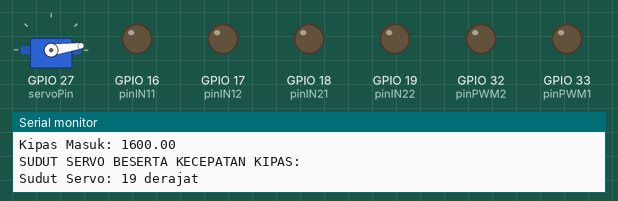
This sketch was run on a simulated ESP32. On the bench: servo, output pins drawn as LEDs (lit = HIGH), the last lines printed to the serial monitor. Random numbers use the default seed unless the sketch sets one.

Above: at 0.44 s.
At 6.5 s:
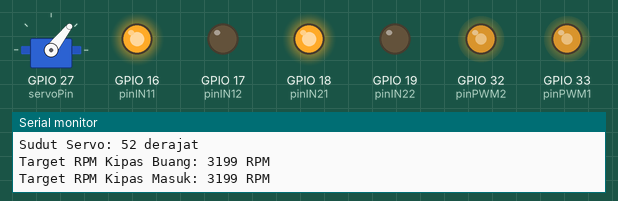
At 12.1 s:
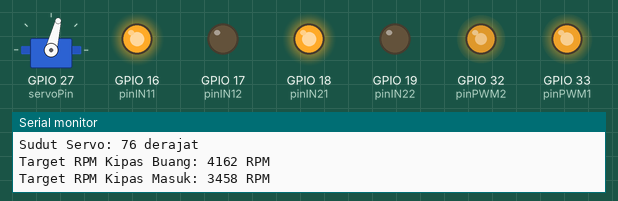
At 17.84 s:
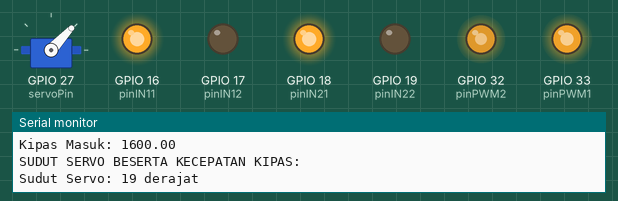
At 24.02 s:
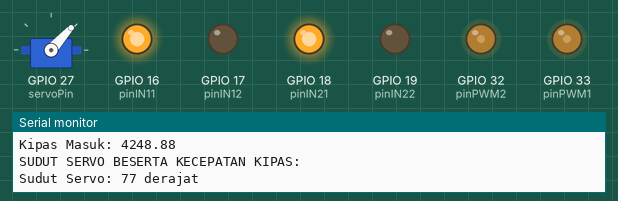
At 36.0 s:
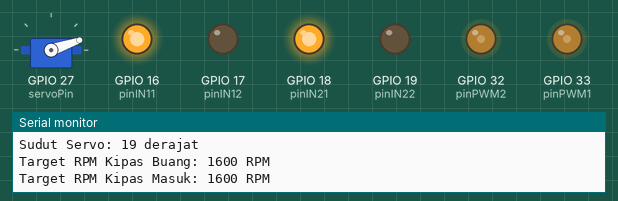
Timing chart, 0 to 37.5 s (numbered marks = the images above):
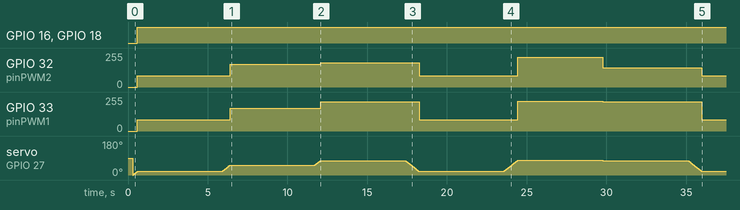

The sketch:

simulasi.ino
```cpp
#include <Fuzzy.h>

// Instantiating a Fuzzy object
Fuzzy *fuzzy = new Fuzzy();

float FuzzyResult_vent;
float FuzzyResult_fan_out;
float FuzzyResult_fan_in;

float temperature;
float humidity;
float co2;

#include "fan_control.h"
#include "servo_control.h"

void setup()
{
  // Set the Serial output
  Serial.begin(9600);

  CalculateFuzzy();
  setup_servo();
  setup_fan_dc();

}

void loop()
{
  temperature = random(0.0, 40.0);
  humidity = random(0.0, 100.0);
  co2 = random(0.0, 2000.0);

  Serial.println();
  Serial.println("==========================================");
  Serial.println("MONITORING KUALITAS UDARA DI DALAM RUANGAN");
  Serial.println("==========================================");

  Serial.println("PEMBACAAN SENSOR:");
  Serial.print("Suhu: ");
  Serial.println(temperature);
  Serial.print("Kelembaban: ");
  Serial.println(humidity);
  Serial.print("Kadar CO2: ");
  Serial.println(co2);
  Serial.println();

  // Perhitungan Fuzzy Berdasarkan Input
  // Set the random value as an input
  fuzzy->setInput(1, temperature);
  fuzzy->setInput(2, humidity);
  fuzzy->setInput(3, co2);
  // Running the Fuzzification
  fuzzy->fuzzify();
  // Running the Defuzzification
  FuzzyResult_vent = fuzzy->defuzzify(1);
  FuzzyResult_fan_out = fuzzy->defuzzify(2);
  FuzzyResult_fan_in = fuzzy->defuzzify(3);
  // Printing something

  Serial.println("HASIL FUZZY: ");
  Serial.print("Ventilasi: ");
  Serial.println(FuzzyResult_vent);
  Serial.print("Kipas Buang: ");
  Serial.println(FuzzyResult_fan_out);
  Serial.print("Kipas Masuk: ");
  Serial.println(FuzzyResult_fan_in);


  Serial.println(); Serial.println("SUDUT SERVO BESERTA KECEPATAN KIPAS: ");
  control_servo(FuzzyResult_vent);
  control_fan_speed(FuzzyResult_fan_out, FuzzyResult_fan_in);


  // wait 5 seconds
  delay(5000);
}
```

fan_control.h
```cpp
//Kipas 1
int pinPWM1 = 33; //pin PWM untuk kipas 1
int pinIN11 = 16; //pin IN1 untuk kipas 1
int pinIN12 = 17; //pin IN2 untuk kipas 1

//Kipas 2
int pinPWM2 = 32; //pin PWM untuk kipas 2
int pinIN21 = 18; //pin IN1 untuk kipas 2
int pinIN22 = 19; //pin IN2 untuk kipas 2

void setup_fan_dc() {
  pinMode(pinPWM1, OUTPUT);
  pinMode(pinIN11, OUTPUT);
  pinMode(pinIN12, OUTPUT);
  pinMode(pinPWM2, OUTPUT);
  pinMode(pinIN21, OUTPUT);
  pinMode(pinIN22, OUTPUT);
}


void control_fan_speed(int rpm_buang, int rpm_masuk) {
  // =================
  // Kecepatan Kipas 1
  // =================
  int max_speed_kipas_buang = 4800; //kecepatan maksimal kipas 1 (dalam RPM)
  int target_rpm_kipas_buang = rpm_buang; //nilai variabel untuk mengatur kecepatan kipas 1

  //Bulatkan nilai variabel ke atas jika tidak bulat
  // if (target_rpm_kipas_buang % 1 != 0) {
  //   target_rpm_kipas_buang = ceil(target_rpm_kipas_buang);
  // }

  //Konversi nilai variabel menjadi nilai PWM
  int pwmValue1 = map(target_rpm_kipas_buang, 0, max_speed_kipas_buang, 0, 255);

  //Menggerakkan kipas 1
  analogWrite(pinPWM1, pwmValue1);
  digitalWrite(pinIN11, HIGH);
  digitalWrite(pinIN12, LOW);


  Serial.print("Target RPM Kipas Buang: "); Serial.print(target_rpm_kipas_buang); Serial.println(" RPM");


  // =================
  // Kecepatan Kipas 2
  // =================
  int max_speed_kipas_masuk = 4800; //kecepatan maksimal kipas 2 (dalam RPM)
  int target_rpm_kipas_masuk = rpm_masuk; //nilai variabel untuk mengatur kecepatan kipas 2

  // //Bulatkan nilai variabel ke atas jika tidak bulat
  // if (target_rpm_kipas_masuk % 1 != 0) {
  //   target_rpm_kipas_masuk = ceil(target_rpm_kipas_masuk);
  // }

  //Konversi nilai variabel menjadi nilai PWM
  int pwmValue2 = map(target_rpm_kipas_masuk, 0, max_speed_kipas_masuk, 0, 255);

  //Menggerakkan kipas 2
  analogWrite(pinPWM2, pwmValue2);
  digitalWrite(pinIN21, HIGH);
  digitalWrite(pinIN22, LOW);


  Serial.print("Target RPM Kipas Masuk: "); Serial.print(target_rpm_kipas_masuk); Serial.println(" RPM");
}
```

servo_control.h
```cpp
#include <ESP32Servo.h>

Servo myServo;

int servoPin = 27;
int angle = 0; // variabel untuk menyimpan sudut putaran servo
int previousAngle = 0; // variabel untuk menyimpan sudut putaran servo sebelumnya
int increment = 1; // increment sudut per perubahan posisi servo
int delayTime = 15; // waktu jeda dalam milidetik

void setup_servo() {
  myServo.attach(servoPin); // menghubungkan servo ke pin 13
}

void control_servo(int defuzzy_vent) {
  // membaca nilai variabel angle dari sensor atau input lainnya
  // misalnya menggunakan sensor suhu DHT22
  // nilai variabel angle dapat bervariasi dari 0 hingga 180 derajat

  // mengatur sudut putaran servo berdasarkan nilai variabel angle

  angle = defuzzy_vent;


  Serial.print("Sudut Servo: "); Serial.print(defuzzy_vent); Serial.println(" derajat");

  if (angle != previousAngle) {
    if (angle > previousAngle) {
      for (int i = previousAngle; i <= angle; i += increment) {
        myServo.write(i);
        delay(delayTime);
      }
    } else {
      for (int i = previousAngle; i >= angle; i -= increment) {
        myServo.write(i);
        delay(delayTime);
      }
    }
    previousAngle = angle;
  }

}
```

Source omitted: CalculateFuzzy.ino (52350 bytes)

Measured:
- by itself, GPIO 16 (pinIN11), GPIO 18 (pinIN21): LOW → HIGH at 0.59 s
- by itself, GPIO 32 (pinPWM2): 0/255 → 85/255 at 0.59 s, → 169/255 5.8 s later, → 183/255 5.7 s later, → 85/255 6.2 s later, … (7 changes in this stretch)
- by itself, GPIO 33 (pinPWM1): 0/255 → 85/255 at 0.59 s, → 169/255 5.8 s later, → 221/255 5.7 s later, → 85/255 6.2 s later, … (7 changes in this stretch)
